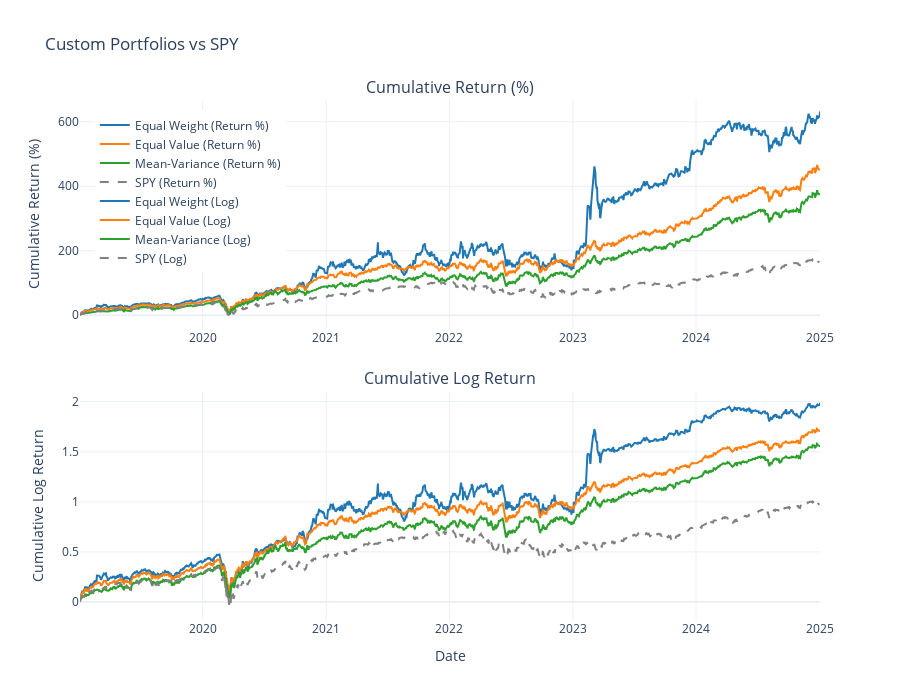

Notebook code cell kept with this figure:
### Code cell
fig = plot_custom_portfolios_comparison(custom_dict, spy_returns)
fig.show()

### Figure 1 — Plotly figure (JSON) as saved in the notebook; plotly's stock layout.template omitted (floating-point values rounded to 4 significant figures; data arrays with more than 128 entries replaced by an {"elided": "..."} marker saying what was removed)
{"data": [{"line": {"color": "#1f77b4", "width": 2}, "mode": "lines", "name": "Equal Weight (Return %)", "type": "scatter", "x": {"elided": "1566 str values"}, "xaxis": "x", "y": {"elided": "1566 float values"}, "yaxis": "y"}, {"line": {"color": "#ff7f0e", "width": 2}, "mode": "lines", "name": "Equal Value (Return %)", "type": "scatter", "x": {"elided": "1566 str values"}, "xaxis": "x", "y": {"elided": "1566 float values"}, "yaxis": "y"}, {"line": {"color": "#2ca02c", "width": 2}, "mode": "lines", "name": "Mean-Variance (Return %)", "type": "scatter", "x": {"elided": "1566 str values"}, "xaxis": "x", "y": {"elided": "1566 float values"}, "yaxis": "y"}, {"line": {"color": "gray", "dash": "dash", "width": 2}, "mode": "lines", "name": "SPY (Return %)", "type": "scatter", "x": {"elided": "1509 str values"}, "xaxis": "x", "y": {"elided": "1509 float values"}, "yaxis": "y"}, {"line": {"color": "#1f77b4", "width": 2}, "mode": "lines", "name": "Equal Weight (Log)", "type": "scatter", "x": {"elided": "1566 str values"}, "xaxis": "x2", "y": {"elided": "1566 float values"}, "yaxis": "y2"}, {"line": {"color": "#ff7f0e", "width": 2}, "mode": "lines", "name": "Equal Value (Log)", "type": "scatter", "x": {"elided": "1566 str values"}, "xaxis": "x2", "y": {"elided": "1566 float values"}, "yaxis": "y2"}, {"line": {"color": "#2ca02c", "width": 2}, "mode": "lines", "name": "Mean-Variance (Log)", "type": "scatter", "x": {"elided": "1566 str values"}, "xaxis": "x2", "y": {"elided": "1566 float values"}, "yaxis": "y2"}, {"line": {"color": "gray", "dash": "dash", "width": 2}, "mode": "lines", "name": "SPY (Log)", "type": "scatter", "x": {"elided": "1509 str values"}, "xaxis": "x2", "y": {"elided": "1509 float values"}, "yaxis": "y2"}], "layout": {"annotations": [{"font": {"size": 16}, "showarrow": false, "text": "Cumulative Return (%)", "x": 0.5, "xanchor": "center", "xref": "paper", "y": 1, "yanchor": "bottom", "yref": "paper"}, {"font": {"size": 16}, "showarrow": false, "text": "Cumulative Log Return", "x": 0.5, "xanchor": "center", "xref": "paper", "y": 0.44, "yanchor": "bottom", "yref": "paper"}], "height": 700, "hovermode": "x unified", "legend": {"x": 0.02, "y": 0.98}, "showlegend": true, "title": {"text": "Custom Portfolios vs SPY"}, "xaxis": {"anchor": "y", "domain": [0, 1]}, "xaxis2": {"anchor": "y2", "domain": [0, 1], "title": {"text": "Date"}}, "yaxis": {"anchor": "x", "domain": [0.56, 1], "title": {"text": "Cumulative Return (%)"}}, "yaxis2": {"anchor": "x2", "domain": [0, 0.44], "title": {"text": "Cumulative Log Return"}}}}
